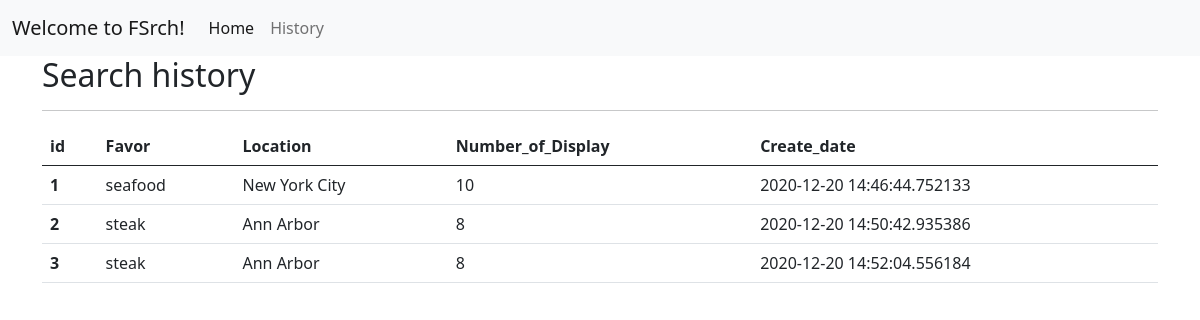
The app's page /history with its own data.
### tables this page shows
CREATE TABLE History_records (
            id INTEGER PRIMARY KEY,
            favore varchar(255),
            location varchar(255),
            numOfDisplay varchar(255),
            create_date timestamp
        );

### fsrch.py (the view)
@app.route('/history', methods=["GET"])
def history():
    query = "SELECT * FROM History_records"
    result = execute_sql_read(query)
    info = []
    for result_iter in result:
        info_list = {
            "id": result_iter[0],
            "favor": result_iter[1],
            "location": result_iter[2],
            "numOfDisplay": result_iter[3],
            "create_date": result_iter[4],
        }
        info.append(info_list)
    return render_template("history.html", len=len(info), info=info)

### fsrch.py (called while the page is built)
def execute_sql_read(query):
    connection = sqlite3.connect(sql_local)
    cursor = connection.cursor()
    result = cursor.execute(query).fetchall()
    connection.close()
    return result

### templates/history.html
{% extends "base.html" %}
{% block content %}
<div>
    <h2>Search history</h2>
    <hr>
    <table class="table">
        <thead>
          <tr>
            <th scope="col">id</th>
            <th scope="col">Favor</th>
            <th scope="col">Location</th>
            <th scope="col">Number_of_Display</th>
            <th scope="col">Create_date</th>
          </tr>
        </thead>
        <tbody>
            {% for i in range(0, len) %}
            <tr>
                <th scope="row">{{ info[i].id + 1 }}</th>
                <td>{{ info[i].favor }}</td>
                <td>{{ info[i].location }}</td>
                <td>{{ info[i].numOfDisplay }}</td>
                <td>{{ info[i].create_date }}</td>
            </tr>
            {% endfor %}
        </tbody>
      </table>
</div>
{% endblock content %}

### templates/base.html (shortened to what this page needs)
<html>
<link rel="stylesheet" media="screen" href="{{ url_for('static', filename='css/bootstrap.css') }}">
<link rel="stylesheet" media="screen" href="{{ url_for('static', filename='css/bootstrap.min.css') }}">
<head>
</head>
<body>
  <nav class="navbar navbar-expand-lg navbar-light bg-light">
    <div class="container-fluid">
      <a class="navbar-brand" href="#">Welcome to FSrch!</a>
      <div class="collapse navbar-collapse" id="navbarNav">
        <ul class="navbar-nav">
          <li class="nav-item">
            <a class="nav-link active" aria-current="page" href="/">Home</a>
          </li>
          <li class="nav-item">
            <a class="nav-link" href="/history">History</a>
          </li>
        </ul>
      </div>
    </div>
  </nav>
  <div id="content" class="container">{% block content %}{% endblock %}</div>
</body>
</html>

### records on screen
History_records: favore "seafood", location "New York City", numOfDisplay "10", create_date "2020-12-20 14:46:44.752133"
History_records: favore "steak", location "Ann Arbor", numOfDisplay "8", create_date "2020-12-20 14:50:42.935386"
History_records: favore "steak", location "Ann Arbor", numOfDisplay "8", create_date "2020-12-20 14:52:04.556184"

### other values on screen
{{ info[i].id + 1 }} "1" "2" "3"
